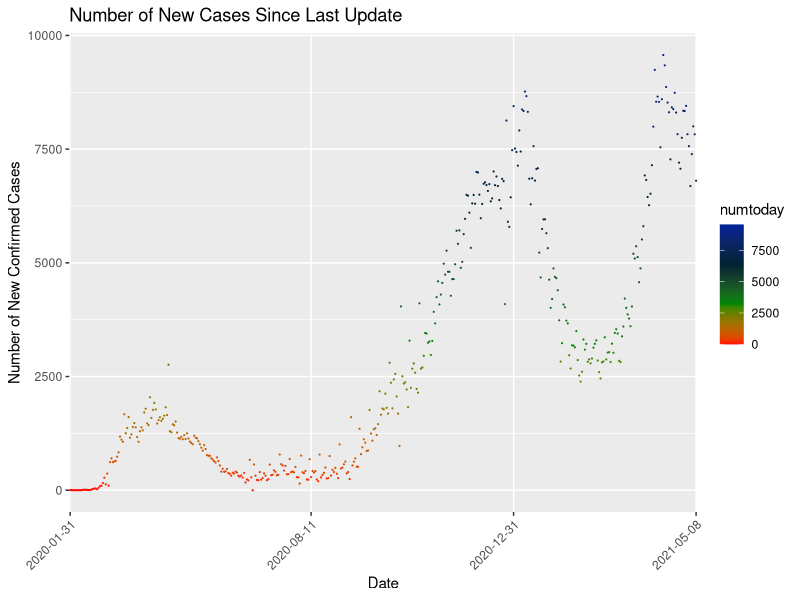

Write the R code that produced this figure.
library(dplyr)
library(ggplot2)

setwd("Programme/Spare-Work/20210508free/code/")
covid_data <- read.csv("covid19-download.csv")
canda_data <- subset(covid_data, pruid == 1) 
arrange(canda_data, canda_data[,4])
p2 <- ggplot(data = canda_data, mapping = aes(x = date, y = numtoday, colour=numtoday)) + geom_point(shape=19,size=0.1) + labs(title= "Number of New Cases Since Last Update", x = "Date", y = "Number of New Confirmed Cases") + scale_x_discrete(breaks = c("2020-01-31", "2020-08-11", "2020-12-31","2021-05-08"),labels = c("2020-01-31", "2020-08-11", "2020-12-31","2021-05-08")) + scale_color_gradientn(colors = c("red","#008800","#002233","#002299")) +theme(text = element_text(),
                                                                                                                                                                                                                                                                                                                                                                                                                                            axis.text.x = element_text(angle=45, hjust=1)) 

ggsave(p2,filename = "numofnew.png",width = 10,height = 10,limitsize = F)
